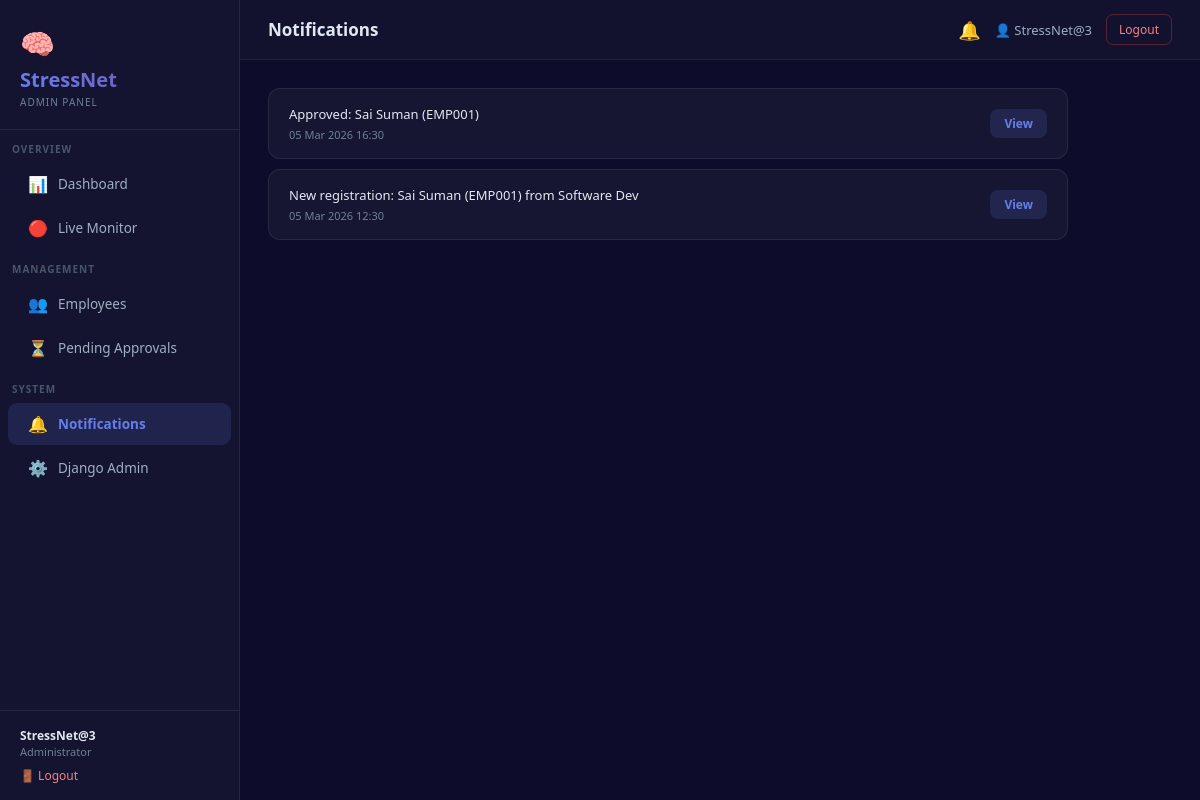
Screenshot of /admin-panel/notifications/ (signed in) with the database file from the repository.
### stress_app/models.py (models this page shows, shortened)
class Notification(models.Model):
    message    = models.TextField()
    is_read    = models.BooleanField(default=False)
    created_at = models.DateTimeField(auto_now_add=True)
    link       = models.CharField(max_length=200, blank=True)
    class Meta:
        ordering = ['-created_at']

### stress_app/views.py (the view)
    def wrapper(request, *args, **kwargs):
        if not request.user.is_authenticated:
            return redirect('login_view')
        if not is_admin(request.user):
            return redirect('user_dashboard')
        return view_func(request, *args, **kwargs)

### stress_app/views.py (called while the page is built)
def is_admin(user):
    return user.is_authenticated and (user.is_staff or user.is_superuser)

def admin_required(view_func):
    def wrapper(request, *args, **kwargs):
        if not request.user.is_authenticated:
            return redirect('login_view')
        if not is_admin(request.user):
            return redirect('user_dashboard')
        return view_func(request, *args, **kwargs)
    wrapper.__name__ = view_func.__name__
    return wrapper

@admin_required
def admin_notifications(request):
    Notification.objects.filter(is_read=False).update(is_read=True)
    notifs = Notification.objects.all().order_by('-created_at')
    return render(request, 'stress_app/admin_notifications.html', {'notifs': notifs, 'unread': 0})

### stress_app/templates/stress_app/admin_notifications.html (shortened to what this page needs)
{% extends 'stress_app/admin_base.html' %}
{% block page_title %}Notifications{% endblock %}
{% block content %}
<div style="max-width:800px;">
{% for n in notifs %}
<div style="background:rgba(255,255,255,0.04);border:1px solid rgba(255,255,255,0.08);border-radius:12px;padding:16px 20px;margin-bottom:10px;display:flex;justify-content:space-between;align-items:center;">
    <div>
        <div style="font-size:13px;color:#e2e8f0;margin-bottom:4px;">{{ n.message }}</div>
        <div style="font-size:11px;color:#718096;">{{ n.created_at|date:"d M Y H:i" }}</div>
    </div>
    {% if n.link %}
    <a href="{{ n.link }}" style="padding:6px 14px;background:rgba(102,126,234,0.15);color:#667eea;border-radius:8px;font-size:12px;font-weight:600;text-decoration:none;white-space:nowrap;margin-left:12px;">View</a>
    {% endif %}
</div>
{% empty %}
<div style="text-align:center;padding:60px;color:#4a5568;">
    <div style="font-size:40px;margin-bottom:12px;">🔔</div>
    <div>No notifications yet</div>
</div>
{% endfor %}
</div>
{% endblock %}

### stress_app/templates/stress_app/admin_base.html (shortened to what this page needs)
<!DOCTYPE html>
<html lang="en">
<head>
</head>
<body>
<div class="sidebar">
    <div class="sidebar-logo">
        <div style="font-size:28px;margin-bottom:4px;">🧠</div>
        <div class="brand">StressNet</div>
        <div class="role">Admin Panel</div>
    </div>
    <div class="nav-section">Overview</div>
    <a href="{% url 'admin_dashboard' %}" class="nav-item {% if request.resolver_match.url_name == 'admin_dashboard' %}active{% endif %}">
        <span class="icon">📊</span> Dashboard
    </a>
    <a href="{% url 'admin_realtime' %}" class="nav-item {% if request.resolver_match.url_name == 'admin_realtime' %}active{% endif %}">
        <span class="icon">🔴</span> Live Monitor
    </a>
    <div class="nav-section">Management</div>
    <a href="{% url 'admin_employees' %}" class="nav-item {% if 'employees' in request.resolver_match.url_name %}active{% endif %}">
        <span class="icon">👥</span> Employees
    </a>
    <a href="{% url 'admin_employees' %}?status=pending" class="nav-item">
        <span class="icon">⏳</span> Pending Approvals
    </a>
    <div class="nav-section">System</div>
    <a href="{% url 'admin_notifications' %}" class="nav-item {% if request.resolver_match.url_name == 'admin_notifications' %}active{% endif %}">
        <span class="icon">🔔</span> Notifications
    </a>
    <a href="/admin/" class="nav-item">
        <span class="icon">⚙️</span> Django Admin
    </a>
    <div class="sidebar-footer">
        <div class="admin-name">{{ request.user.get_full_name|default:request.user.username }}</div>
        <div class="admin-role">Administrator</div>
        <a href="{% url 'logout_view' %}"
           style="display:inline-block;margin-top:8px;font-size:12px;
                  color:#fc8181;text-decoration:none;">
            🚪 Logout
        </a>
    </div>
</div>
<div class="main">
    <div class="topbar">
        <div class="page-title">{% block page_title %}Admin Panel{% endblock %}</div>
        <div class="topbar-right">
            <a href="{% url 'admin_notifications' %}"
               style="position:relative;text-decoration:none;color:#a0aec0;font-size:18px;">
                🔔
            </a>
            <div style="font-size:13px;color:#a0aec0;">
                👤 {{ request.user.username }}
            </div>
            <a href="{% url 'logout_view' %}"
               style="font-size:12px;color:#fc8181;text-decoration:none;
                      padding:6px 12px;border:1px solid rgba(252,73,73,0.3);
                      border-radius:7px;">
                Logout
            </a>
        </div>
    </div>
    <div class="content">
        {% block content %}{% endblock %}
    </div>
</div>
</body>
</html>

### stress_app/templates/stress_app/admin_base.html (style rules this page uses)
* { margin:0;padding:0;box-sizing:border-box; }
body { font-family:'Segoe UI',sans-serif; background:#0d0d2b;color:#e2e8f0; display:flex;min-height:100vh; }
.sidebar { width:240px;background:rgba(255,255,255,0.03); border-right:1px solid rgba(255,255,255,0.08); display:flex;flex-direction:column; position:fixed;top:0;left:0;height:100vh; z-index:100; }
.sidebar-logo { padding:24px 20px 20px; border-bottom:1px solid rgba(255,255,255,0.08); }
.sidebar-logo .brand { font-size:20px;font-weight:800; background:linear-gradient(90deg,#667eea,#764ba2); -webkit-background-clip:text;-webkit-text-fill-color:transparent; }
.sidebar-logo .role { font-size:10px;color:#718096; text-transform:uppercase;letter-spacing:1px;margin-top:2px; }
.nav-section { padding:12px 12px 6px; font-size:10px;color:#4a5568; text-transform:uppercase;letter-spacing:1px;font-weight:600; }
.nav-item { display:flex;align-items:center;gap:10px; padding:10px 20px;margin:1px 8px; border-radius:9px;font-size:13.5px;color:#a0aec0; text-decoration:none;transition:all 0.2s;cursor:pointer; }
.nav-item.active { background:rgba(102,126,234,0.15);color:#667eea;font-weight:600; }
.nav-item .icon { font-size:16px;width:20px;text-align:center; }
.sidebar-footer { margin-top:auto;padding:16px 20px; border-top:1px solid rgba(255,255,255,0.08); font-size:12px; }
.admin-name { font-weight:600;color:#e2e8f0; }
.admin-role { color:#718096;font-size:11px; }
.main { margin-left:240px;flex:1;display:flex;flex-direction:column; }
.topbar { background:rgba(255,255,255,0.02); border-bottom:1px solid rgba(255,255,255,0.06); padding:14px 28px; display:flex;justify-content:space-between;align-items:center; position:sticky;top:0;z-index:50; }
.page-title { font-size:17px;font-weight:700;color:#e2e8f0; }
.topbar-right { display:flex;align-items:center;gap:14px; }
.content { padding:28px;flex:1; }

### rows the page displays
Notification: message "Approved: Sai Suman (EMP001)", created_at "05 Mar 2026 16:30"
Notification: message "New registration: Sai Suman (EMP001) from Software Dev", created_at "05 Mar 2026 12:30"

### other values shown
{{ request.user.get_full_name|default:request.user.username }} "StressNet@3"
{{ request.user.username }} "StressNet@3"
